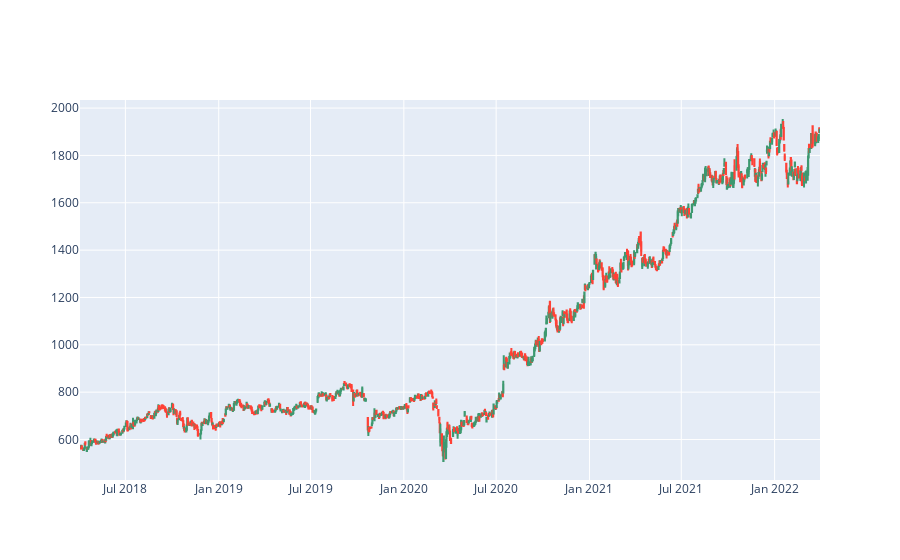

The cell this chart's notebook holds for it:
### Markdown cell above
# CANDLE CHART

### Code cell
fig=go.Figure(data =[go.Candlestick(x=INFY_df.Date,open=INFY_df.Open,high=INFY_df.High,low=INFY_df.Low,close=INFY_df.Close)])
fig.update_layout(xaxis_rangeslider_visible=False)
fig.show()

### Figure 1 — Plotly figure (JSON) as saved in the notebook; plotly's stock layout.template omitted (floating-point values rounded to 4 significant figures; data arrays with more than 128 entries replaced by an {"elided": "..."} marker saying what was removed)
{"data": [{"close": {"elided": "988 float values"}, "high": {"elided": "988 float values"}, "low": {"elided": "988 float values"}, "open": {"elided": "988 float values"}, "type": "candlestick", "x": {"elided": "988 str values"}}], "layout": {"xaxis": {"rangeslider": {"visible": false}}}}
